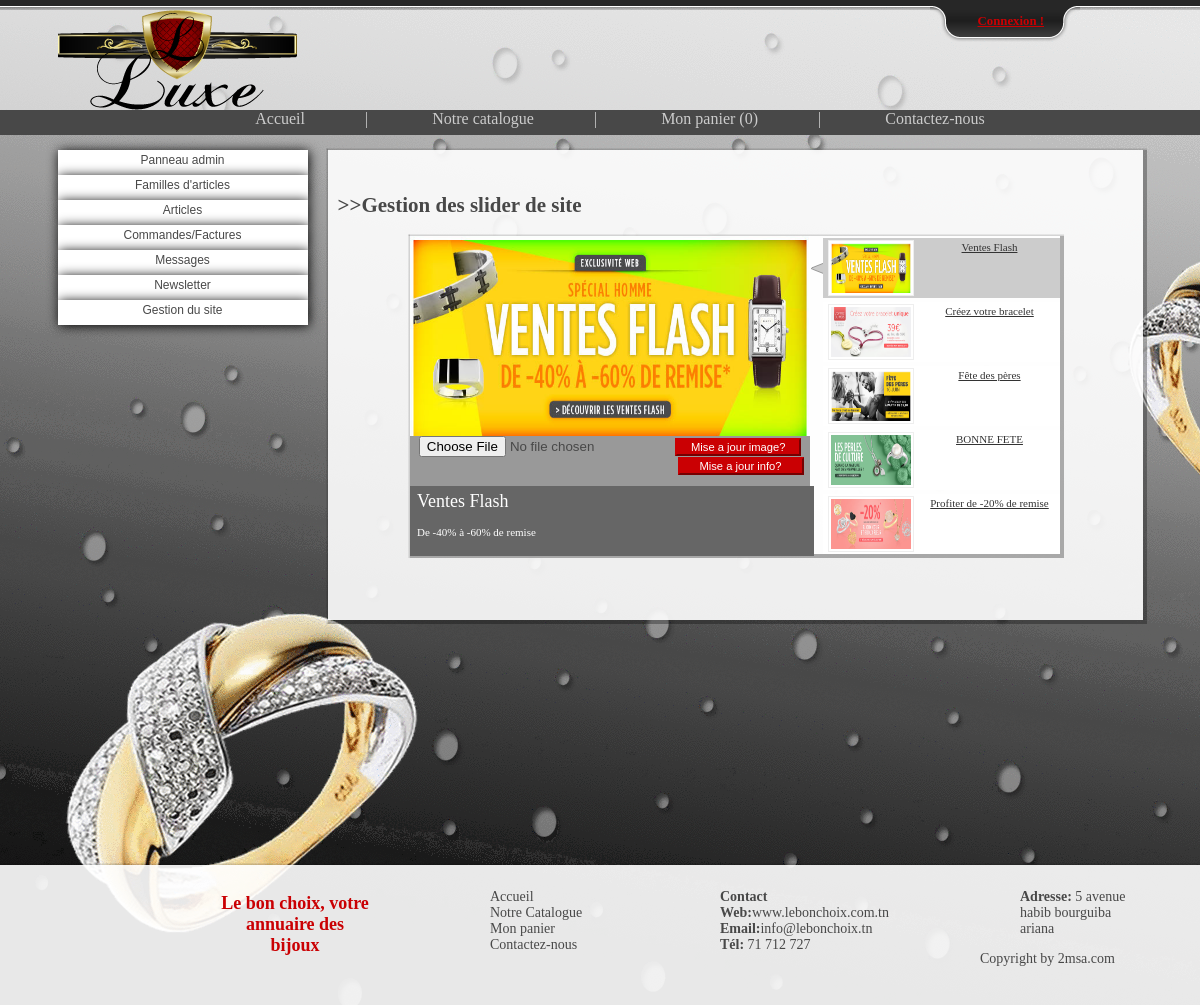
/root/g_info_globale/g_sliders.php, run on an earlier commit of the app's database.
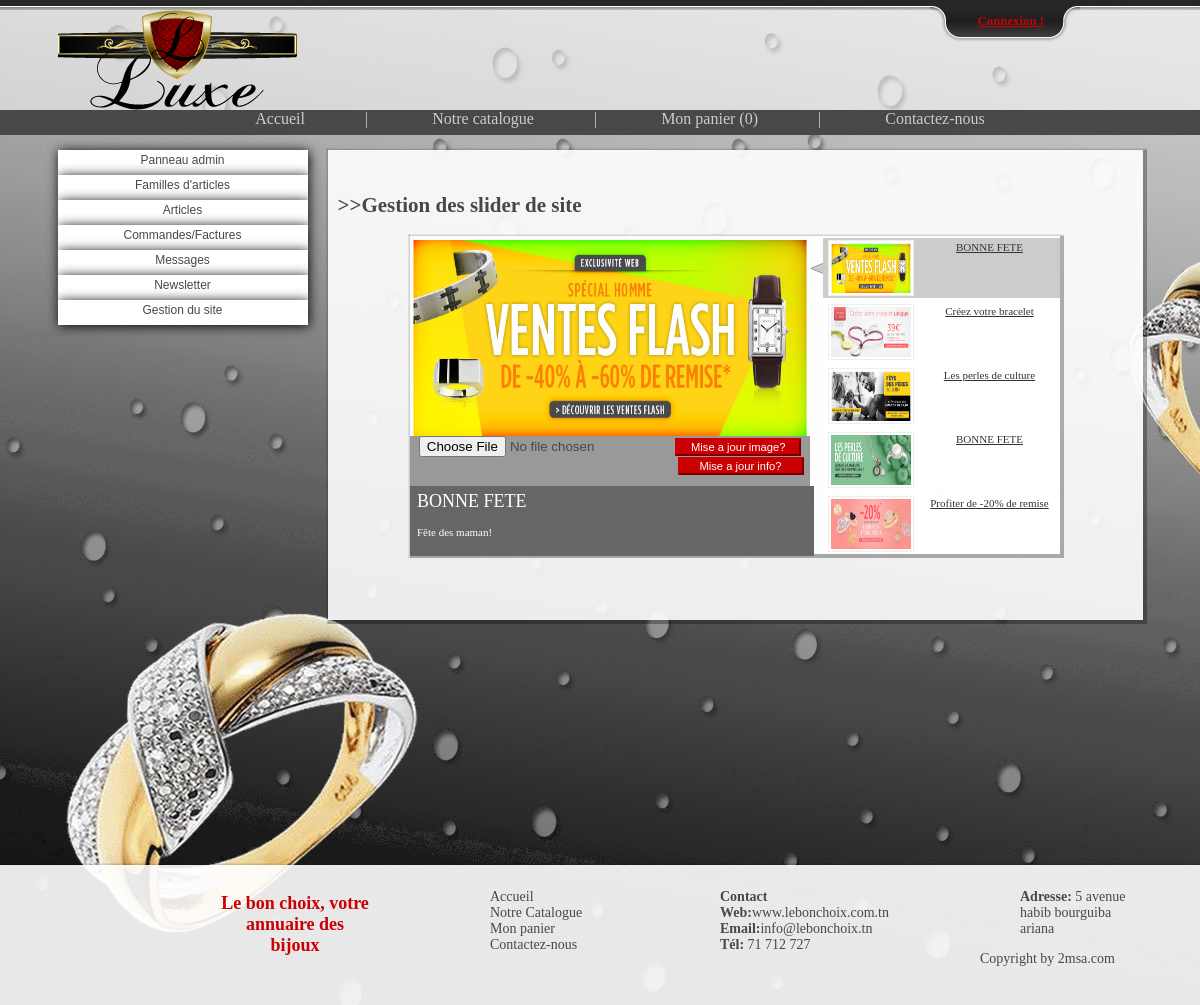
And on a later commit of the database.
### tables this page shows
CREATE TABLE IF NOT EXISTS `jquery` (
  `id_jqy` int(11) NOT NULL,
  `titre_jqy` varchar(300) NOT NULL,
  `text_jqy` varchar(300) NOT NULL,
  PRIMARY KEY (`id_jqy`)
);

### include/function.php (called while the page is built, shortened)
<?php
include('config.php');
$connection = mysql_connect($serveur, $utilisateur, $mot_de_passe) or die(mysql_error());
$query_slider_1 			= "SELECT * FROM jquery WHERE id_jqy='1' ";
$reslut_slider_1 			= mysql_query($query_slider_1, $connection);
$affected_rows_slider_1		= mysql_num_rows($reslut_slider_1);
if($affected_rows_slider_1 == 1 )
{
	$affected_rows_slider_1_2	= mysql_fetch_object($reslut_slider_1);
	$titre_jqy_1				=$affected_rows_slider_1_2->titre_jqy;
	$text_jqy_1					= $affected_rows_slider_1_2->text_jqy;
}
$query_slider_2 			= "SELECT * FROM jquery WHERE id_jqy='2' ";
$reslut_slider_2 			= mysql_query($query_slider_2, $connection);
$affected_rows_slider_2		= mysql_num_rows($reslut_slider_2);
if($affected_rows_slider_2 == 1 )
{
	$affected_rows_slider_2_2	= mysql_fetch_object($reslut_slider_2);
	$titre_jqy_2				=$affected_rows_slider_2_2->titre_jqy;
}
$query_slider_3 			= "SELECT * FROM jquery WHERE id_jqy='3' ";
$reslut_slider_3 			= mysql_query($query_slider_3, $connection);
$affected_rows_slider_3		= mysql_num_rows($reslut_slider_3);
if($affected_rows_slider_3 == 1 )
{
	$affected_rows_slider_3_2	= mysql_fetch_object($reslut_slider_3);
	$titre_jqy_3				=$affected_rows_slider_3_2->titre_jqy;
}
$query_slider_4 			= "SELECT * FROM jquery WHERE id_jqy='4' ";
$reslut_slider_4 			= mysql_query($query_slider_4, $connection);
$affected_rows_slider_4		= mysql_num_rows($reslut_slider_4);
if($affected_rows_slider_4 == 1 )
{
	$affected_rows_slider_4_2	= mysql_fetch_object($reslut_slider_4);
	$titre_jqy_4				=$affected_rows_slider_4_2->titre_jqy;
}
$query_slider_5 			= "SELECT * FROM jquery WHERE id_jqy='5' ";
$reslut_slider_5 			= mysql_query($query_slider_5, $connection);
$affected_rows_slider_5		= mysql_num_rows($reslut_slider_5);
if($affected_rows_slider_5 == 1 )
{
	$affected_rows_slider_5_2	= mysql_fetch_object($reslut_slider_5);
	$titre_jqy_5				=$affected_rows_slider_5_2->titre_jqy;
}
?>

### root/g_info_globale/g_sliders.php (the view, shortened to what this page needs)
<?php include('../../include/function.php');?>
<!DOCTYPE html PUBLIC "-//W3C//DTD XHTML 1.0 Transitional//EN" "http://www.w3.org/TR/xhtml1/DTD/xhtml1-transitional.dtd">
<html xmlns="http://www.w3.org/1999/xhtml">
<head>
<link href="../../style/style.css" rel="stylesheet" type="text/css" />
</head>
<body>
<?php include('../../function/top_bar.php'); ?>
    <div id="head">
        <div id="head_container">
            <div id="head_logo">
                <img src="../../style/img/logo.png" alt="Le Bon Choix !"/>
            </div>
        </div>
    </div>
    <?php include('../../function/nav.php');?>
    <div id="contenant">
        <div id="side_bar">
        <?php
        include('../menuadmin.php');
        ?>
        </div>
        <div id="container">
            <div id="container_under_admin" class="g_box">
<br />
<h2>>>Gestion des slider de site</h2>
<center>
<div id="featured">
    <ul class="ui-tabs-nav">
        <li class="ui-tabs-nav-item ui-tabs-selected" id="nav-fragment-1"><a href="#fragment-1"><img src="../../style/img/slider/1.png" alt="" width="80" height="50"/><span><?php echo $titre_jqy_1 ; ?></span></a></li>
        <li class="ui-tabs-nav-item" id="nav-fragment-2"><a href="#fragment-2"><img src="../../style/img/slider/2.png" alt="" width="80" height="50"/><span><?php echo $titre_jqy_2 ; ?></span></a></li>
        <li class="ui-tabs-nav-item" id="nav-fragment-3"><a href="#fragment-3"><img src="../../style/img/slider/3.png" alt="" width="80" height="50"/><span><?php echo $titre_jqy_3 ; ?></span></a></li>
        <li class="ui-tabs-nav-item" id="nav-fragment-4"><a href="#fragment-4"><img src="../../style/img/slider/4.png" alt="" width="80" height="50"/><span><?php echo $titre_jqy_4 ; ?></span></a></li>
        <li class="ui-tabs-nav-item" id="nav-fragment-5"><a href="#fragment-5"><img src="../../style/img/slider/5.png" alt="" width="80" height="50"/><span><?php echo $titre_jqy_5 ; ?></span></a></li>
    </ul>
    <div id="fragment-1" class="ui-tabs-panel">
        <img src="../../style/img/slider/1.png" width="400" height="200"/>
        	<form method="POST" action="" enctype="multipart/form-data">
            	<input type="file" name="img_s1" accept="image/x-png" required="required">
                <input type="submit" value="Mise a jour image?" id="s_file_submit" class="submit_button"/>
            </form>
            <form method="POST" action="">
            	<input type="submit" value="Mise a jour info?" id="s_text_submit" class="submit_button"/>
        <div class="info">
            	<h2><input type="text" name="tit_s1" value="<?php echo $titre_jqy_1 ; ?>" id="s_tit_input" required="required"  max="46"/></h2>
            	<p><input type="text" name="txt_s1" value="<?php echo $text_jqy_1 ; ?>" id="s_txt_input" required="required" max="166"/></form></p>
        </div>
    </div>
    </div>
    </div>
    </div>
    </div>
    <div id="footer">
        <?php include('../../function/footer.php');?>
    </div>
</body>
</html>

What changed in the data, as far as the page shows it:
changed jquery: titre_jqy "Ventes Flash" → "BONNE FETE"; tit_s1 "Ventes Flash" → "BONNE FETE"; txt_s1 "De -40% à -60% de remise" → "Fête des maman!"
changed jquery: titre_jqy "Fête des pères" → "Les perles de culture"
